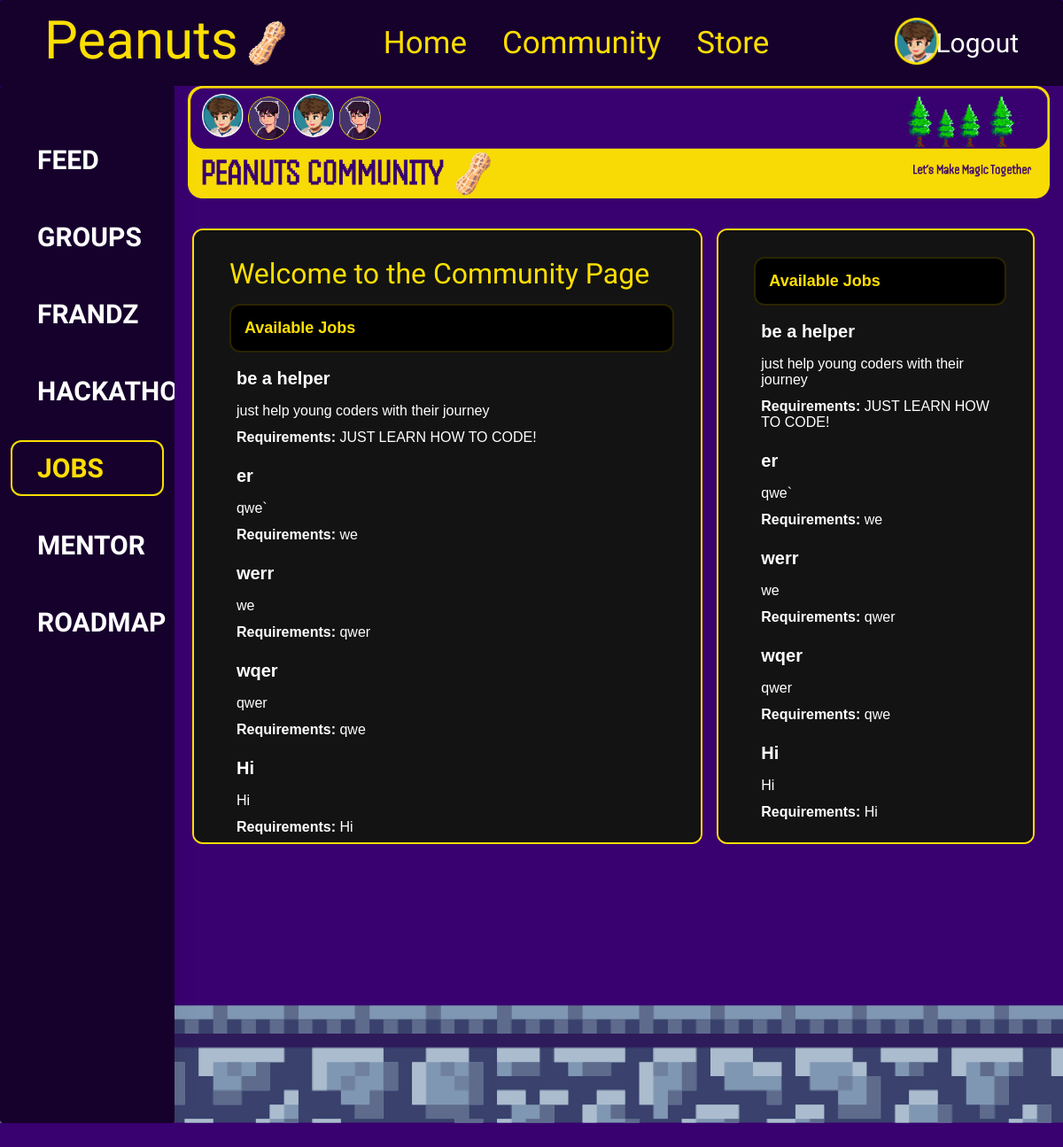
Screenshot of /accounts/community/jobs/ (signed in) with the database file from the repository.
### mainApp/models.py (models this page shows, shortened)
class Job(models.Model):
    title = models.CharField(max_length=200)
    description = models.TextField()
    requirements = models.TextField()
    posted_at = models.DateTimeField(auto_now_add=True)

### mainApp/views.py (the view)
# urls.py: path('accounts/community/jobs/', views.jobs, name='jobs'),
@login_required
def jobs(request):
    jobs = Job.objects.all()
    context = {
        'jobs': jobs
    }
    return render(request, 'jobs.html', context)

### mainApp/templates/jobs.html (shortened to what this page needs)
<!DOCTYPE html>
<html lang="en">
<head>
    {% load static %}
    <link rel="stylesheet" href="{% static 'index.css' %}">
    <link rel="stylesheet" href="{% static 'community.css' %}">
    <link rel="stylesheet" href="{% static 'cursor.css' %}">
</head>
<body>
    <div class="_3d-pixel-cursor__arrow">
        <header>
            <div class="logo">
                Peanuts
                <img class="logo_img" width="70px" src="{% static 'assets/peanut.png' %}" alt="">
            </div>
            <nav>
                <ul class="main_nav">
                    <li><a class="_3d-pixel-cursor__pointer" href="{% url 'home' %}">Home</a></li>
                    <li><a class="_3d-pixel-cursor__pointer" href="{% url 'community_page' %}">Community</a></li>
                    <li><a class="_3d-pixel-cursor__pointer" href="{% url 'store' %}">Store</a></li>
                </ul>
            </nav>
            <nav>
                <ul>
                    {% if user.is_authenticated %}
                    <li><a class="_3d-pixel-cursor__pointer" href="{% url 'profile' %}">
                            <img src="{% static 'assets/profile.png' %}"
                                style="position: absolute; right: 140px; top: 20px;" width="50px" alt="">
                        </a></li>
                    <li>
                        <form method="POST" action="{% url 'logout' %}" style="display:inline;">
                            <button type="submit" class="sign-up _3d-pixel-cursor__pointer"
                                style="background:none;border:none;color:#ffffff;cursor:pointer;">Logout</button>
                        </form>
                    </li>
                    {% else %}
                    <li><a class="_3d-pixel-cursor__pointer" class="sign-up" href="{% url 'login' %}">Login</a></li>
                    {% endif %}
                </ul>
            </nav>
        </header>
        <div class="main">
            <div class="sidebar">
                <ul>
                    <li><a href="{% url 'community_feed' %}" class=" _3d-pixel-cursor__pointer"><span>FEED</span></a></li>
                    <li><a href="{% url 'groups' %}" class=" _3d-pixel-cursor__pointer"><span>GROUPS</span></a></li>
                    <li><a href="{% url 'frandz' %}" class=" _3d-pixel-cursor__pointer"><span>FRANDZ</span></a></li>
                    <li><a href="{% url 'hackathons' %}" class=" _3d-pixel-cursor__pointer"><span>HACKATHONS</span></a></li>
                    <li><a href="{% url 'jobs' %}" class="active _3d-pixel-cursor__pointer"><span>JOBS</span></a></li>
                    <li><a href="{% url 'mentor' %}" class=" _3d-pixel-cursor__pointer"><span>MENTOR</span></a></li>
                    <li><a href="{% url 'roadmap' %}" class=" _3d-pixel-cursor__pointer"><span>ROADMAP</span></a></li>
                </ul>
            </div>
            <main>
                <img src="{% static 'assets/community_bar.png' %}" style="margin-left: 15px; margin-right: 15px;"
                    width="97%" alt="">
                <div class="page-content">
                    <div class="main-container">
                        <h1 class="community_heading">Welcome to the Community Page</h1>
                        <div class="Available_Jobs">
                            <h2>Available Jobs</h2>
                            <ul class="jobs">
                                {% for job in jobs %}
                                <li class="job_description">
                                    <h3>{{ job.title }}</h3>
                                    <p>{{ job.description }}</p>
                                    <p><strong>Requirements:</strong> {{ job.requirements }}</p>
                                </li>
                                {% endfor %}
                            </ul>
                        </div>
                    </div>
                    <div class="side-container">
                        <div class="Available_Jobs">
                            <h2>Available Jobs</h2>
                            <ul class="jobs">
                                {% for job in jobs %}
                                <li class="job_description">
                                    <h3>{{ job.title }}</h3>
                                    <p>{{ job.description }}</p>
                                    <p><strong>Requirements:</strong> {{ job.requirements }}</p>
                                </li>
                                {% endfor %}
                            </ul>
                        </div>
                    </div>
                </div>
            </main>
        </div>
    </div>
</body>
</html>

### mainApp/static/index.css (style rules this page uses)
body { background:url("../static/assets/background.png"); background-size: cover; color: #fff; margin: 0; padding: 0; }
header { display: flex; align-items: center; justify-content: space-between; align-items: center; padding: 10px 50px; background-color: #16002C; }
.logo { display: flex; font-family: "Handjet", sans-serif; color: #ffdf00; font-size: 60px; }
.logo_img { width: 20%; margin-top: 10px; margin-bottom: 10px; }
nav ul { list-style: none; display: flex; gap: 40px; }
nav ul li a { color: #ffdf00; text-decoration: none; font-size: 35px; font-family: "Handjet", sans-serif; cursor: pointer; transition: 0.2s ease-in-out; }
.sign-up { background-color: #ccc; border: none; font-size: 30px; cursor: pointer; font-family: "Handjet", sans-serif; }
h2 { color: #ffdf00; margin-bottom: 10px; }
.main_nav { margin-right: 100px; }

### mainApp/static/community.css (style rules this page uses)
* { margin: 0; padding: 0; }
.main { height: calc(100% - 50px); display: flex; flex: 1; }
.sidebar { height: 78vh; width: 300px; box-sizing: border-box; box-shadow: 0 0 2rem 0 rgb(0 0 0 / 5%); overflow: hidden; transition: width 0.5s ease; background-color: #16002C; }
.sidebar ul { display: flex; flex-direction: column; margin-top: 40px; }
.sidebar ul li { display: flex; align-items: center; padding: 12px; }
.sidebar ul li a { font-family: "Handjet", sans-serif; font-weight: 600; color: #ffffff; border: 2px solid #16002C; border-radius: 12px; text-decoration: none; display: flex; align-items: center; width: 100%; white-space: nowrap; padding: 12px; transition: 0.2s ease-in-out; }
.sidebar ul li a.active, .sidebar ul li a:hover { border: 2px solid #ffdf00; border-radius: 12px; color: #ffdf00; }
.sidebar ul li span { margin-left: 16px; font-size: 30px; font-weight: 600; }
.page-content { padding: 10px 20px; display: flex; box-sizing: border-box; width: 100%; flex: 1; }
.page-content h1 { padding-bottom: 15px; font-weight: 400; }
.main-container { background-color: #131313; padding: 30px; padding-left: 40px; height: 42vh; border-radius: 12px; border: 2px solid #ffdf00; width: 65%; margin-top: 20px; }
.side-container { background-color: #131313; padding: 30px; padding-left: 40px; height: 42vh; border-radius: 12px; margin: 12px; margin-left: 16px; border: 2px solid #ffdf00; margin-top: 20px; }
.community_heading { color: #ffdf00; font-family: "Handjet", sans-serif; }
.Available_Jobs > h2 { background-color: #000000; font-size: 18px; padding: 15px; border-radius: 12px; border: 2px solid #ffdd002b; font-family: "Poppins", sans-serif; }
.job_description { padding-bottom: 11px; }
.job_description>h3 { font-size: 20px; padding: 8px; font-family:'Gill Sans', 'Gill Sans MT', Calibri, 'Trebuchet MS', sans-serif; text-decoration: none; }
.job_description>p { padding: 8px; padding-bottom: 4px; font-family: "Poppins", sans-serif; }

### mainApp/static/cursor.css (style rules this page uses)
div { position: relative; border-radius: 3px; overflow: auto; }
div:last-child { margin-bottom: 0; }
._3d-pixel-cursor__arrow { background-position: center; background-repeat: no-repeat; }
._3d-pixel-cursor__pointer { background-position: center; background-repeat: no-repeat; }

### rows the page displays
Job: title "be a helper", description "just help young coders with their journey", requirements "JUST LEARN HOW TO CODE!"
Job: title "er", description "qwe`", requirements "we"
Job: title "werr", description "we", requirements "qwer"
Job: title "wqer", description "qwer", requirements "qwe"
Job: title "Hi", description "Hi", requirements "Hi"
